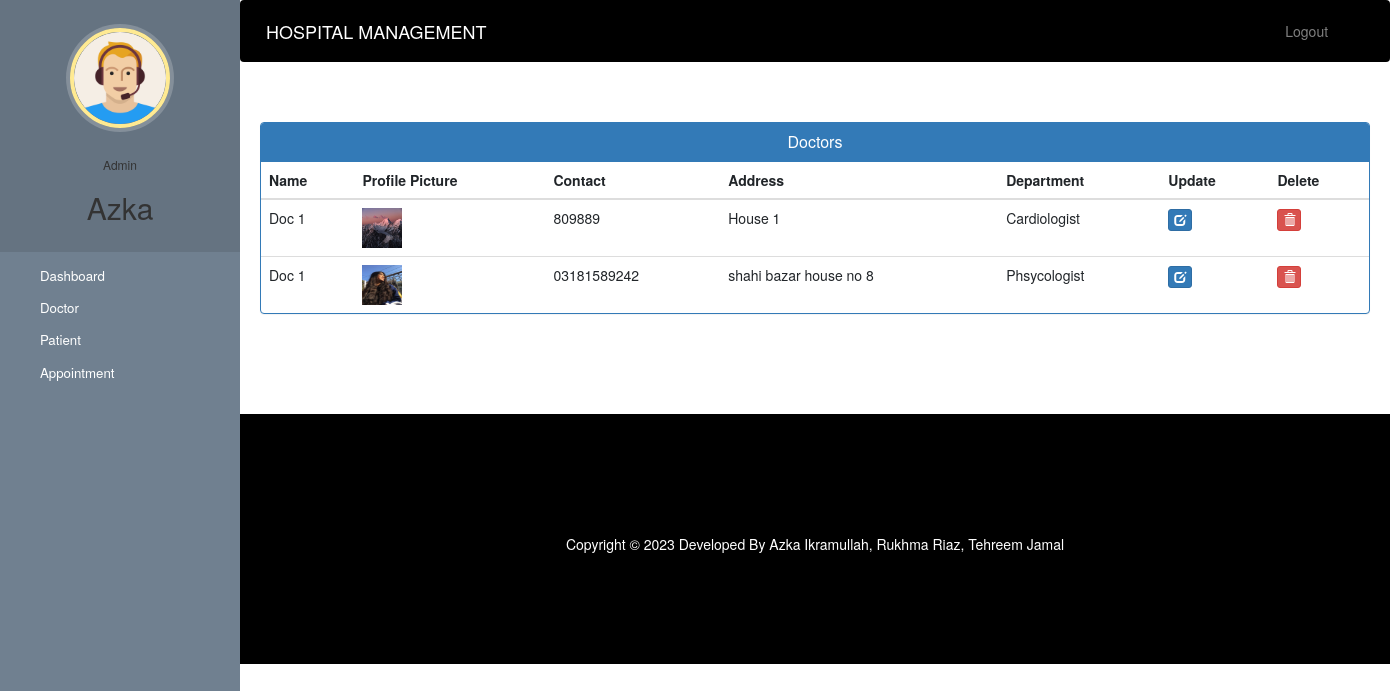
The app's page /admin-view-doctor (signed in) with its own data.
### hospital/models.py (models this page shows, shortened)
class Doctor(models.Model):
    user=models.OneToOneField(User,on_delete=models.CASCADE)
    profile_pic= models.ImageField(upload_to='profile_pic/DoctorProfilePic/',null=True,blank=True)
    address = models.CharField(max_length=40)
    mobile = models.CharField(max_length=20,null=True)
    department= models.CharField(max_length=50,choices=departments,default='Cardiologist')
    status=models.BooleanField(default=False)
    @property
    def get_name(self):
        return self.user.first_name+" "+self.user.last_name

### hospital/views.py (the view)
# urls.py: path('admin-view-doctor', views.admin_view_doctor_view,name='admin-view-doctor'),
@login_required(login_url='adminlogin')
@user_passes_test(is_admin)
def admin_view_doctor_view(request):
    doctors=models.Doctor.objects.all().filter(status=True)
    return render(request,'hospital/admin_view_doctor.html',{'doctors':doctors})

### hospital/views.py (called while the page is built)
def is_admin(user):
    return user.groups.filter(name='ADMIN').exists()

### templates/hospital/admin_view_doctor.html (shortened to what this page needs)
{% extends 'hospital/admin_base.html' %}
{% block content %}
{%load static%}
<head>
  <link href="//netdna.bootstrapcdn.com/bootstrap/3.0.0/css/bootstrap.min.css" rel="stylesheet" id="bootstrap-css">
</head>
<div class="container">
  <div class="panel panel-primary">
    <div class="panel-heading">
      <h6 class="panel-title">Doctors</h6>
    </div>
    <table class="table table-hover" id="dev-table">
      <thead>
        <tr>
          <th>Name</th>
          <th>Profile Picture</th>
          <th>Contact</th>
          <th>Address</th>
          <th>Department</th>
          <th>Update</th>
          <th>Delete</th>
        </tr>
      </thead>
      {% for d in doctors %}
      <tr>
        <td> {{d.get_name}}</td>
        <td> <img src="{% static d.profile_pic.url %}" alt="Profile Pic" height="40px" width="40px" /></td>
        <td>{{d.mobile}}</td>
        <td>{{d.address}}</td>
        <td>{{d.department}}</td>
        <td><a class="btn btn-primary btn-xs" href="{% url 'update-doctor' d.id  %}"><span class="glyphicon glyphicon-edit"></span></a></td>
        <td><a class="btn btn-danger btn-xs" href="{% url 'delete-doctor-from-hospital' d.id  %}"><span class="glyphicon glyphicon-trash"></span></a></td>
      </tr>
      {% endfor %}
    </table>
  </div>
</div>
{% endblock content %}

### templates/hospital/admin_base.html (shortened to what this page needs)
<!DOCTYPE html>
{% load static %}
<html lang="en">
<head>
  <link rel="stylesheet" href="https://stackpath.bootstrapcdn.com/bootstrap/4.3.1/css/bootstrap.min.css">
  <link rel="stylesheet" href="https://maxcdn.bootstrapcdn.com/font-awesome/4.7.0/css/font-awesome.min.css">
  <link rel="stylesheet" href="{% static '/style.css' %}">
</head>
<body>
  <nav class="menu" tabindex="0">
    <header class="avatar">
      <img src="{% static "images/adminpropic.png" %}" />
      <br><br>
      <h6>Admin</h6>
      <h2>{{request.user.first_name}}</h2>
    </header>
    <ul>
      <li tabindex="0" class="icon-dashboard"> <a style="color:white; text-decoration:none;" href="/admin-dashboard"><span>Dashboard</span></a> </li>
      <li tabindex="0" class="icon-customers"> <a style="color:white; text-decoration:none;" href="/admin-doctor"><span>Doctor</span></a></li>
      <li tabindex="0" class="icon-users"> <a style="color:white; text-decoration:none;" href="/admin-patient"><span>Patient</span></a></li>
      <li tabindex="0" class="icon-calendar"> <a style="color:white; text-decoration:none;" href="/admin-appointment"><span>Appointment</span></a></li>
    </ul>
  </nav>
  <main>
    <div class="bs-example">
      <nav class="navbar navbar-expand-md  navbar-dark fixed-top" style="background:black;">
        <a href="/admin-dashboard" class="navbar-brand">HOSPITAL MANAGEMENT</a>
        <div class="collapse navbar-collapse justify-content-between" id="navbarCollapse">
          <div class="navbar-nav" style=" margin-left: 90%;">
            <a href="/logout" class="nav-item nav-link">Logout</a>
          </div>
        </div>
      </nav>
    </div>
    <br><br>
    {% block content %}
    {% endblock content %}
    <br><br><br><br>
    <footer>
      <br>
      <div class="container">
        <div class="row">
          <div class="col-md-12 col-sm-12">
            <div style="color:#ffffff;" class="wow fadeInUp footer-copyright">
              <p>
                Copyright &copy; 2023 Developed By Azka Ikramullah, Rukhma Riaz, Tehreem Jamal </p>
            </div>
          </div>
        </div>
      </div>
    </footer>
  </main>
</body>
</html>

### static/style.css (style rules this page uses)
body { padding-left: 240px; }
main { position: relative; height: 100vh; }
.menu { background: #5bc995; height: 100vh; width: 240px; position: fixed; top: 0px; left: 0; z-index: 5; outline: none; }
.menu .avatar { background: rgba(0, 0, 0, 0.1); padding: 2em 0.5em; text-align: center; }
.menu .avatar img { width: 100px; border-radius: 50%; overflow: hidden; border: 4px solid #ffea92; box-shadow: 0 0 0 4px rgba(255, 255, 255, 0.2); }
.menu .avatar h2 { font-weight: normal; margin-bottom: 0; }
.menu ul { list-style: none; padding: 0.5em 0; margin: 0; }
.menu ul li { padding: 0.5em 1em 0.5em 3em; font-size: 0.95em; font-weight: regular; background-repeat: no-repeat; background-position: left 15px center; background-size: auto 20px; transition: all 0.15s linear; cursor: pointer; }
.menu ul li.icon-dashboard { background-image: url("http://www.entypo.com/images//gauge.svg"); }
.menu ul li.icon-customers { background-image: url("http://www.entypo.com/images//briefcase.svg"); }
.menu ul li.icon-users { background-image: url("http://www.entypo.com/images//users.svg"); }
.menu ul li.icon-calendar { background-image: url("http://www.entypo.com/images//calendar.svg"); }

### templates/hospital/admin_base.html (style rules this page uses)
a:link { text-decoration: none; }
a { color: white; }
footer { padding: 0px 0px 0px 0px; background-color: black; margin: 0px; }
p { text-align: center; }
body { padding-left: 240px; }
main { position: relative; height: 100vh; }
.menu { background: slategray; height: 100vh; width: 240px; position: fixed; top: 0px; left: 0; z-index: 5; outline: none; }
.menu .avatar { background: rgba(0, 0, 0, 0.1); padding: 2em 0.5em; text-align: center; }
.menu .avatar img { width: 100px; border-radius: 50%; overflow: hidden; border: 4px solid #ffea92; box-shadow: 0 0 0 4px rgba(255, 255, 255, 0.2); }
.menu .avatar h2 { font-weight: normal; margin-bottom: 0; }
.menu ul { list-style: none; padding: 0.5em 0; margin: 0; }
.menu ul li { padding: 0.5em 1em 0.5em 3em; font-size: 0.95em; font-weight: regular; background-repeat: no-repeat; background-position: left 15px center; background-size: auto 20px; transition: all 0.15s linear; cursor: pointer; }
.menu ul li.icon-dashboard { background-image: url("http://www.entypo.com/images//gauge.svg"); }
.menu ul li.icon-customers { background-image: url("http://www.entypo.com/images//briefcase.svg"); }
.menu ul li.icon-users { background-image: url("http://www.entypo.com/images//users.svg"); }
.menu ul li.icon-calendar { background-image: url("http://www.entypo.com/images//calendar.svg"); }

### templates/hospital/admin_view_doctor.html (style rules this page uses)
a:link { text-decoration: none; }
h6 { text-align: center; }
.row { margin: 100px; }

### records on screen
Doctor: get_name "Doc 1", profile_pic (picture), mobile "809889", address "House 1", department "Cardiologist"
Doctor: get_name "Doc 1", profile_pic (picture), mobile "03181589242", address "shahi bazar house no 8", department "Phsycologist"

### other values on screen
{{ request.user.first_name }} "Azka"
